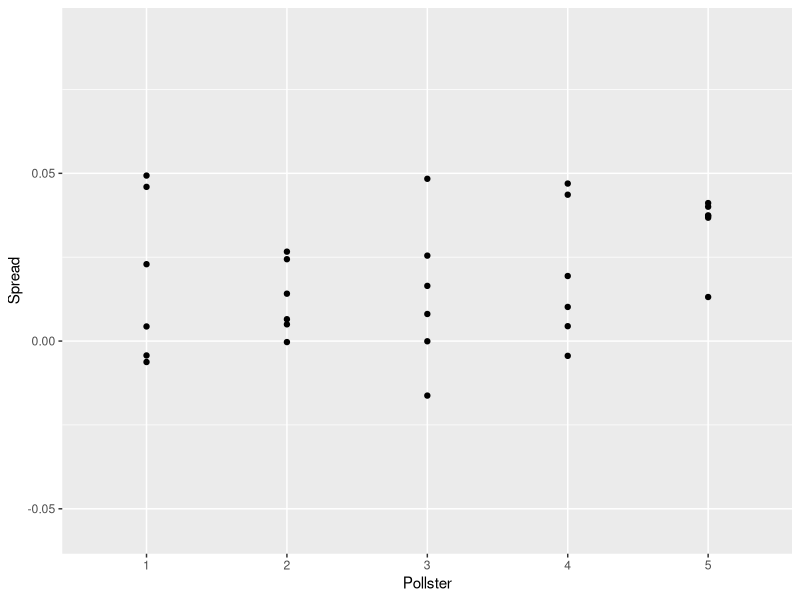
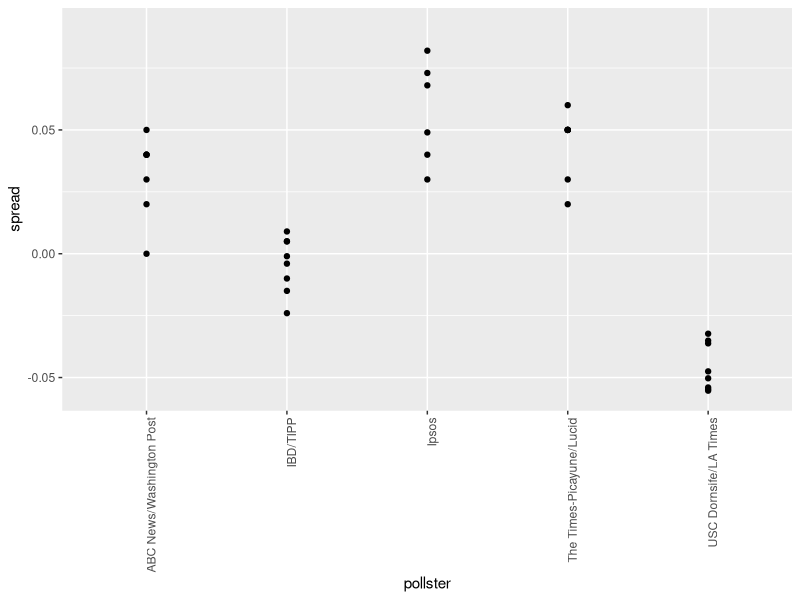
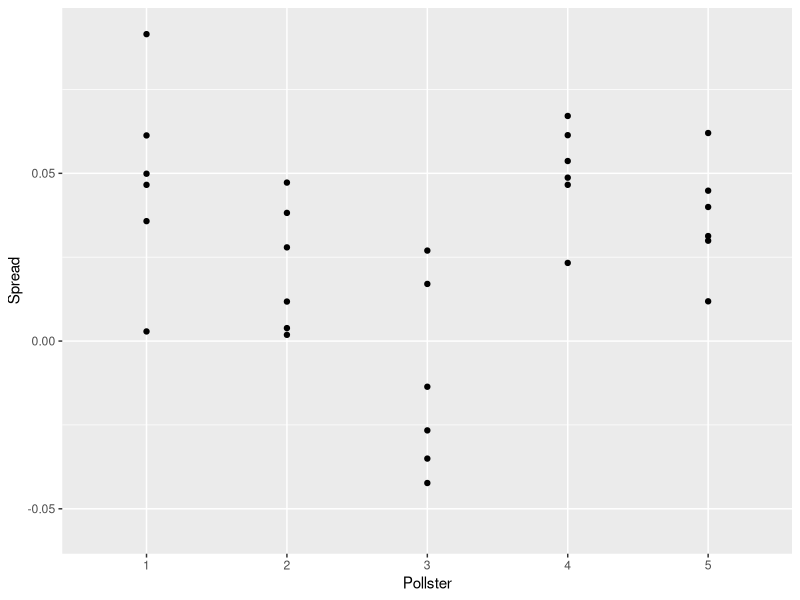
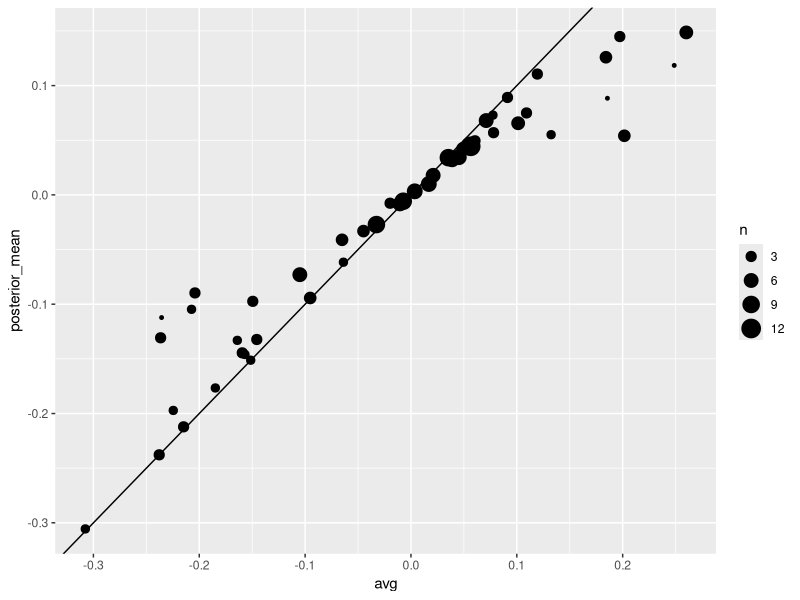
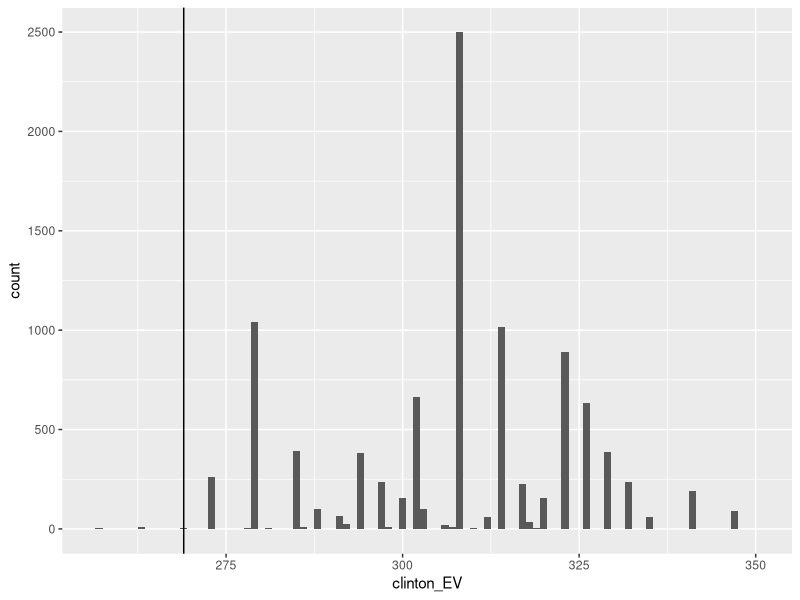
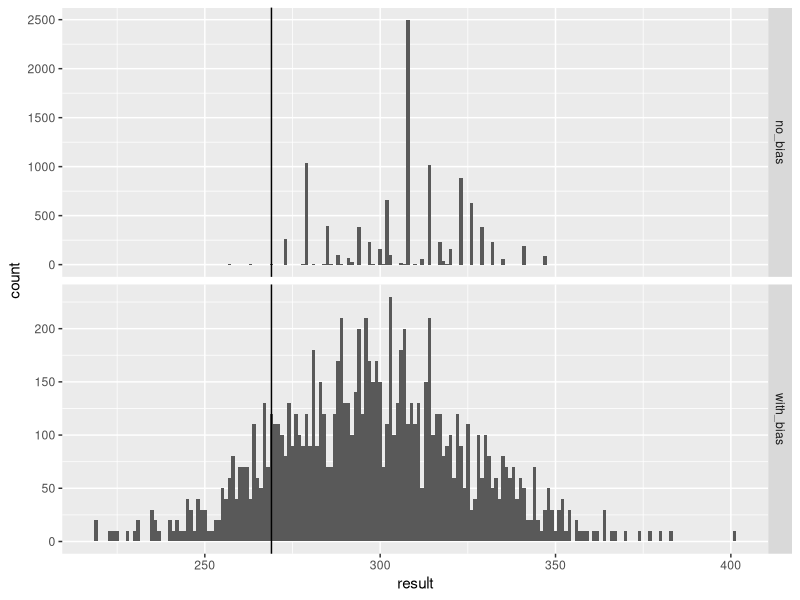
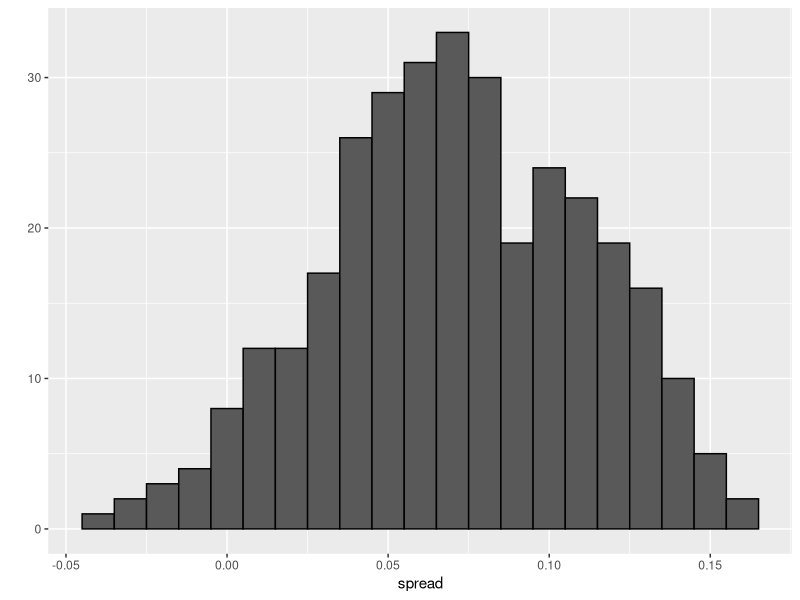
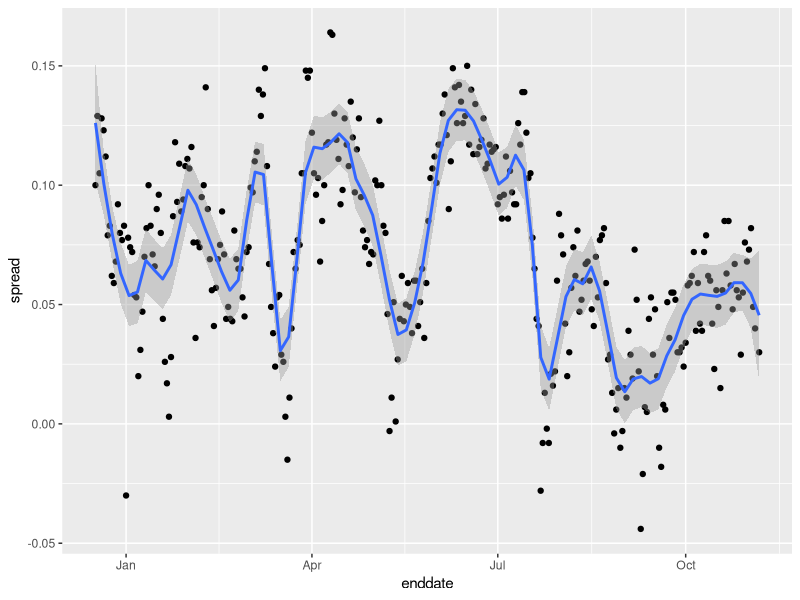

The R script that drew these images, in order:
## ---- chunk 1
library(tidyverse)
library(dslabs)
polls <- polls_us_election_2016 %>% 
  filter(state == "U.S." & enddate >= "2016-10-31" &
           (grade %in% c("A+","A","A-","B+") | is.na(grade))) %>% 
  mutate(spread = rawpoll_clinton/100 - rawpoll_trump/100)

one_poll_per_pollster <- polls %>% group_by(pollster) %>% 
  filter(enddate == max(enddate)) %>%
  ungroup()

results <- one_poll_per_pollster %>% 
  summarize(avg = mean(spread), se = sd(spread)/sqrt(length(spread))) %>% 
  mutate(start = avg - 1.96*se, end = avg + 1.96*se) 
## ---- chunk 2
mu <- 0
tau <- 0.035
sigma <- results$se
Y <- results$avg
B <- sigma^2 / (sigma^2 + tau^2)

posterior_mean <- B*mu + (1-B)*Y
posterior_se <- sqrt( 1/ (1/sigma^2 + 1/tau^2))

posterior_mean
posterior_se
## ---- chunk 3
posterior_mean + c(-1.96, 1.96)*posterior_se
## ---- chunk 4
1 - pnorm(0, posterior_mean, posterior_se)
## ---- chunk 5
set.seed(3)
J <- 6
N <- 2000
d <- .021
p <- (d + 1)/2
X <- d + rnorm(J, 0, 2 * sqrt(p * (1 - p) / N))
## ---- chunk 6
I <- 5
J <- 6
N <- 2000
X <- sapply(1:I, function(i){
  d + rnorm(J, 0, 2 * sqrt(p * (1 - p) / N))
})
## ---- chunk 7
data.frame(Spread = as.vector(X) , Pollster = as.factor(rep(1:I, each=J))) %>%
  ggplot(aes(Pollster, Spread)) + 
  geom_point() + 
  scale_y_continuous(limit = c(-0.056,0.092))
## ---- chunk 8
polls %>% group_by(pollster) %>% 
  filter(n() >= 6) %>%
  ggplot(aes(pollster, spread)) + 
  geom_point() +
  theme(axis.text.x = element_text(angle = 90, hjust = 1)) +
  scale_y_continuous(limit = c(-0.056,0.092))
## ---- chunk 9
I <- 5
J <- 6
N <- 2000
d <- .021
p <- (d + 1) / 2
h <- rnorm(I, 0, 0.025)
X <- sapply(1:I, function(i){
  d + h[i] + rnorm(J, 0, 2 * sqrt(p * (1 - p) / N))
})
## ---- chunk 10
data.frame(Spread = as.vector(X) , Pollster = as.factor(rep(1:I, each=J))) %>%
  ggplot(aes(Pollster, Spread)) +
  geom_point() +
  scale_y_continuous(limit = c(-0.056, 0.092))
## ---- chunk 11
sd(one_poll_per_pollster$spread)
## ---- chunk 12
mu <- 0
tau <- 0.035
sigma <- sqrt(results$se^2 + .025^2)
Y <- results$avg
B <- sigma^2 / (sigma^2 + tau^2)

posterior_mean <- B*mu + (1-B)*Y
posterior_se <- sqrt( 1/ (1/sigma^2 + 1/tau^2))

1 - pnorm(0, posterior_mean, posterior_se)
## ---- chunk 13
results_us_election_2016 %>% top_n(5, electoral_votes)
## ---- chunk 14
results <- polls_us_election_2016 %>%
  filter(state!="U.S." & 
           !str_detect(state, "CD") & 
           enddate >="2016-10-31" & 
           (grade %in% c("A+","A","A-","B+") | is.na(grade))) %>%
  mutate(spread = rawpoll_clinton/100 - rawpoll_trump/100) %>%
  group_by(state) %>%
  summarize(avg = mean(spread), sd = sd(spread), n = n()) %>%
  mutate(state = as.character(state))
## ---- chunk 15
results %>% arrange(abs(avg))
## ---- chunk 16
results <- left_join(results, results_us_election_2016, by = "state")
## ---- chunk 17
results_us_election_2016 %>% filter(!state %in% results$state)
## ---- chunk 18
results <- results %>%
  mutate(sd = ifelse(is.na(sd), median(results$sd, na.rm = TRUE), sd))
## ---- chunk 19
mu <- 0
tau <- 0.02
results %>% mutate(sigma = sd/sqrt(n), 
                   B = sigma^2 / (sd^2 + tau^2),
                   posterior_mean = B * mu + (1 - B) * avg,
                   posterior_se = sqrt(1/ (1/sigma^2 + 1/tau^2))) %>%
  arrange(abs(posterior_mean))
## ---- chunk 20
results %>% mutate(sigma = sd / sqrt(n), 
                   B = sigma^2 / (sigma^2 + tau^2),
                   posterior_mean = B * mu + (1 - B) * avg,
                   posterior_se = sqrt(1/ (1/sigma^2 + 1/tau^2))) %>%
  ggplot(aes(avg, posterior_mean, size = n)) + geom_point() + 
  geom_abline(slope = 1, intercept = 0)
## ---- chunk 21
B <- 10000
mu <- 0
tau <- 0.02
clinton_EV <- replicate(B, {
  results %>% mutate(sigma = sd/sqrt(n), 
                   B = sigma^2 / (sigma^2 + tau^2),
                   posterior_mean = B * mu + (1 - B) * avg,
                   posterior_se = sqrt(1 / (1/sigma^2 + 1/tau^2)),
                   simulated_result = rnorm(length(posterior_mean), 
                                            posterior_mean, posterior_se),
                   clinton = ifelse(simulated_result>0, electoral_votes, 0)) %>% 
    summarize(clinton = sum(clinton)) %>% 
    pull(clinton) + 7
})

mean(clinton_EV > 269)
## ---- chunk 22
data.frame(clinton_EV) %>% 
  ggplot(aes(clinton_EV)) + 
  geom_histogram(binwidth = 1) +
  geom_vline(xintercept = 269)
## ---- chunk 23
tau <- 0.02
bias_sd <- 0.03
clinton_EV_2 <- replicate(1000, {
  results %>% mutate(sigma = sqrt(sd^2/n  + bias_sd^2),  
                   B = sigma^2 / (sigma^2 + tau^2),
                   posterior_mean = B*mu + (1-B)*avg,
                   posterior_se = sqrt( 1/ (1/sigma^2 + 1/tau^2)),
                   simulated_result = rnorm(length(posterior_mean), 
                                            posterior_mean, posterior_se),
                   clinton = ifelse(simulated_result>0, electoral_votes, 0)) %>% 
    summarize(clinton = sum(clinton) + 7) %>% 
    pull(clinton)
})
mean(clinton_EV_2 > 269)
## ---- chunk 24
data.frame(no_bias=clinton_EV, with_bias=clinton_EV_2) %>% gather(approach, result) %>%
  ggplot(aes(result)) + 
  geom_histogram(binwidth = 1) +
  geom_vline(xintercept = 269) +
  facet_grid(approach~., scales="free")
## ---- chunk 25
one_pollster <- polls_us_election_2016 %>% 
  filter(pollster == "Ipsos" & state == "U.S.") %>% 
  mutate(spread = rawpoll_clinton/100 - rawpoll_trump/100)
## ---- chunk 26
se <- one_pollster %>% 
  summarize(empirical = sd(spread), 
            theoretical = 2*sqrt(mean(spread)*(1-mean(spread))/min(samplesize)))
se
## ---- chunk 27
qplot(spread, geom = "histogram", binwidth = 0.01, data = one_pollster, color = I("black"))
## ---- chunk 28
one_pollster %>% ggplot(aes(enddate, spread)) + 
  geom_point() + 
  geom_smooth(method = "loess", span = 0.1)
## ---- chunk 29
polls_us_election_2016 %>%
  filter(state == "U.S.") %>%
  group_by(pollster) %>%
  filter(n()>=10) %>%
  ungroup() %>%
  mutate(spread = rawpoll_clinton/100 - rawpoll_trump/100) %>%
  ggplot(aes(enddate, spread)) + 
  geom_smooth(method = "loess", span = 0.1) + 
  geom_point(aes(color=pollster), show.legend = FALSE, alpha=0.6) 
## ---- chunk 30
polls_us_election_2016 %>%
  filter(state == "U.S." & enddate>="2016-07-01") %>%
  select(enddate, pollster, rawpoll_clinton, rawpoll_trump) %>%
  rename(Clinton = rawpoll_clinton, Trump = rawpoll_trump) %>%
  gather(candidate, percentage, -enddate, -pollster) %>% 
  mutate(candidate = factor(candidate, levels = c("Trump","Clinton")))%>%
  group_by(pollster) %>%
  filter(n()>=10) %>%
  ungroup() %>%
  ggplot(aes(enddate, percentage, color = candidate)) +  
  geom_point(show.legend = FALSE, alpha=0.4)  + 
  geom_smooth(method = "loess", span = 0.15) +
  scale_y_continuous(limits = c(30,50))
## ---- chunk 31
    library(tidyverse)
    library(dslabs)
    data("polls_us_election_2016")
    polls <- polls_us_election_2016 %>% 
      filter(state != "U.S." & enddate >= "2016-10-31") %>% 
      mutate(spread = rawpoll_clinton/100 - rawpoll_trump/100)
